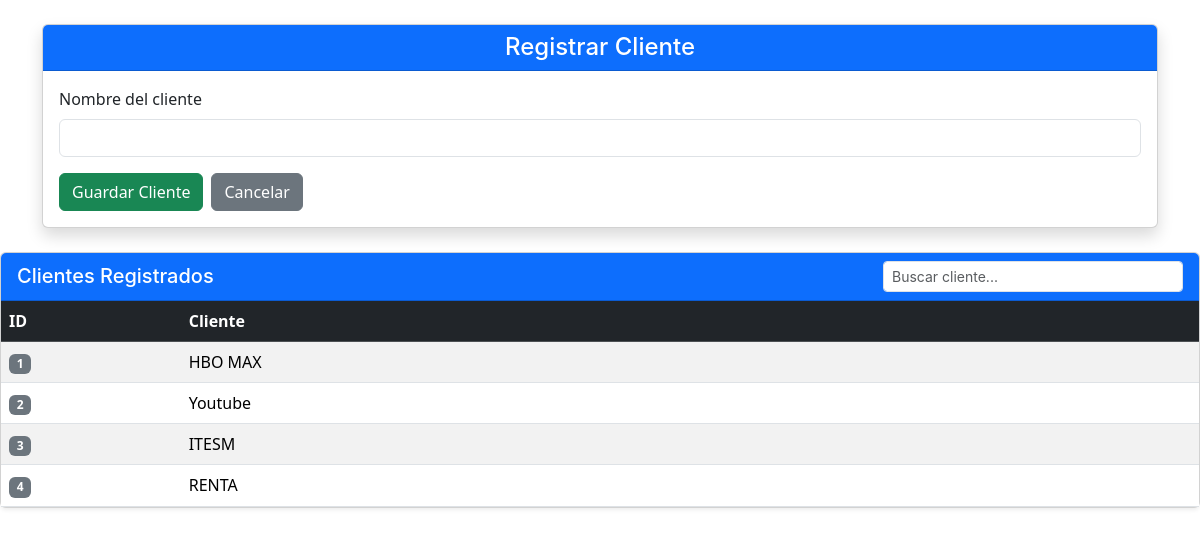
/clientes/ (signed in), run on the app's committed database.
### core/models.py (models this page shows, shortened)
class Cliente(models.Model):
    id = models.BigAutoField(primary_key=True)
    nombre = models.CharField(max_length=100,unique=True)

### core/views.py (the view)
# urls.py: path("clientes/",views.clientes,name="cliente"),
@login_required
def clientes(request):
    clientes = Cliente.objects.all()
    return render(request, "clientes.html",{"Clientes":clientes})

### core/templates/clientes.html (shortened to what this page needs)
{% extends 'base.html' %}
{% block content %}
<div class="container mt-4">
    <div class="card shadow">
        <div class="card-header bg-primary text-white">
            <h4 class="mb-0">Registrar Cliente</h4>
        </div>
        <div class="card-body">
            <form action="/crearCliente/" method="POST">
                <div class="mb-3">
                    <label for="nombre" class="form-label">
                        Nombre del cliente
                    </label>
                    <input
                        type="text"
                        class="form-control"
                        id="nombre"
                        name="nombre"
                        maxlength="100"
                        required
                    >
                </div>
                <div class="d-flex gap-2">
                    <button
                        type="submit"
                        class="btn btn-success">
                        Guardar Cliente
                    </button>
                    <a
                        href="/menu"
                        class="btn btn-secondary">
                        Cancelar
                    </a>
                </div>
            </form>
        </div>
    </div>
</div>
<div class="card shadow-sm mt-4">
    <div class="card-header bg-primary text-white d-flex justify-content-between align-items-center">
        <h5 class="mb-0">Clientes Registrados</h5>
        <div style="width: 300px;">
            <input
                type="text"
                id="searchInput"
                onkeyup="filtrarTabla()"
                placeholder="Buscar cliente..."
                class="form-control form-control-sm">
        </div>
    </div>
    <div class="card-body p-0">
        <div class="table-responsive">
            <table class="table table-hover table-striped mb-0" id="miTabla">
                <thead class="table-dark">
                    <tr>
                        <th width="15%">ID</th>
                        <th>Cliente</th>
                    </tr>
                </thead>
                <tbody>
                    {% for cliente in Clientes %}
                    <tr>
                        <td>
                            <span class="badge bg-secondary">
                                {{ cliente.id }}
                            </span>
                        </td>
                        <td>
                            {{ cliente.nombre }}
                        </td>
                    </tr>
                    {% empty %}
                    <tr>
                        <td colspan="2" class="text-center text-muted py-4">
                            No existen clientes registrados
                        </td>
                    </tr>
                    {% endfor %}
                </tbody>
            </table>
        </div>
    </div>
</div>
{% endblock %}

### core/static/css/styles.css (style rules this page uses)
.card-header { color: #1e70c3; font-size: 20px; font-family: -apple-system; display: flex; justify-content: center; align-items: center; }

### data on the page
Cliente: id "1", nombre "HBO MAX"
Cliente: id "2", nombre "Youtube"
Cliente: id "3", nombre "ITESM"
Cliente: id "4", nombre "RENTA"
